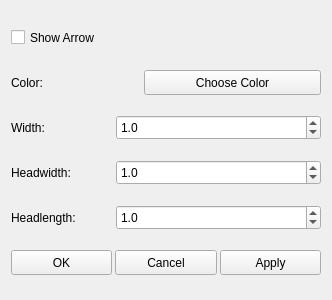
<?xml version="1.0" encoding="UTF-8"?>
<ui version="4.0">
 <class>Dialog</class>
 <widget class="QWidget" name="Dialog">
  <property name="geometry">
   <rect>
    <x>0</x>
    <y>0</y>
    <width>332</width>
    <height>300</height>
   </rect>
  </property>
  <property name="windowTitle">
   <string>Arrow Settings</string>
  </property>
  <layout class="QVBoxLayout" name="verticalLayout">
   <item>
    <widget class="QCheckBox" name="chk_show_arrow">
     <property name="sizePolicy">
      <sizepolicy hsizetype="Minimum" vsizetype="Fixed">
       <horstretch>0</horstretch>
       <verstretch>0</verstretch>
      </sizepolicy>
     </property>
     <property name="minimumSize">
      <size>
       <width>0</width>
       <height>25</height>
      </size>
     </property>
     <property name="maximumSize">
      <size>
       <width>16777215</width>
       <height>25</height>
      </size>
     </property>
     <property name="text">
      <string>Show Arrow</string>
     </property>
    </widget>
   </item>
   <item>
    <layout class="QHBoxLayout" name="horizontalLayout_5" stretch="1,2">
     <property name="spacing">
      <number>3</number>
     </property>
     <item>
      <widget class="QLabel" name="lbl_color">
       <property name="sizePolicy">
        <sizepolicy hsizetype="Preferred" vsizetype="Fixed">
         <horstretch>0</horstretch>
         <verstretch>0</verstretch>
        </sizepolicy>
       </property>
       <property name="minimumSize">
        <size>
         <width>0</width>
         <height>25</height>
        </size>
       </property>
       <property name="text">
        <string>Color:</string>
       </property>
      </widget>
     </item>
     <item>
      <layout class="QHBoxLayout" name="horizontalLayout_3">
       <item>
        <widget class="QLabel" name="lbl_color_preview">
         <property name="sizePolicy">
          <sizepolicy hsizetype="Preferred" vsizetype="Fixed">
           <horstretch>0</horstretch>
           <verstretch>0</verstretch>
          </sizepolicy>
         </property>
         <property name="minimumSize">
          <size>
           <width>25</width>
           <height>25</height>
          </size>
         </property>
         <property name="maximumSize">
          <size>
           <width>25</width>
           <height>25</height>
          </size>
         </property>
         <property name="text">
          <string/>
         </property>
        </widget>
       </item>
       <item>
        <widget class="QPushButton" name="btn_color">
         <property name="minimumSize">
          <size>
           <width>0</width>
           <height>25</height>
          </size>
         </property>
         <property name="text">
          <string>Choose Color</string>
         </property>
        </widget>
       </item>
      </layout>
     </item>
    </layout>
   </item>
   <item>
    <layout class="QHBoxLayout" name="horizontalLayout_13" stretch="1,2">
     <property name="spacing">
      <number>3</number>
     </property>
     <item>
      <widget class="QLabel" name="lbl_width">
       <property name="minimumSize">
        <size>
         <width>0</width>
         <height>25</height>
        </size>
       </property>
       <property name="text">
        <string>Width:</string>
       </property>
      </widget>
     </item>
     <item>
      <widget class="QDoubleSpinBox" name="dsb_width">
       <property name="minimumSize">
        <size>
         <width>0</width>
         <height>25</height>
        </size>
       </property>
       <property name="decimals">
        <number>1</number>
       </property>
       <property name="minimum">
        <double>0.000000000000000</double>
       </property>
       <property name="maximum">
        <double>100.000000000000000</double>
       </property>
       <property name="value">
        <double>1.000000000000000</double>
       </property>
      </widget>
     </item>
    </layout>
   </item>
   <item>
    <layout class="QHBoxLayout" name="horizontalLayout_14" stretch="1,2">
     <property name="spacing">
      <number>3</number>
     </property>
     <item>
      <widget class="QLabel" name="lbl_headwidth">
       <property name="minimumSize">
        <size>
         <width>0</width>
         <height>25</height>
        </size>
       </property>
       <property name="text">
        <string>Headwidth:</string>
       </property>
      </widget>
     </item>
     <item>
      <widget class="QDoubleSpinBox" name="dsb_headwidth">
       <property name="minimumSize">
        <size>
         <width>0</width>
         <height>25</height>
        </size>
       </property>
       <property name="decimals">
        <number>1</number>
       </property>
       <property name="minimum">
        <double>0.000000000000000</double>
       </property>
       <property name="maximum">
        <double>100.000000000000000</double>
       </property>
       <property name="value">
        <double>1.000000000000000</double>
       </property>
      </widget>
     </item>
    </layout>
   </item>
   <item>
    <layout class="QHBoxLayout" name="horizontalLayout_15" stretch="1,2">
     <property name="spacing">
      <number>3</number>
     </property>
     <item>
      <widget class="QLabel" name="lbl_headlength">
       <property name="minimumSize">
        <size>
         <width>0</width>
         <height>25</height>
        </size>
       </property>
       <property name="text">
        <string>Headlength:</string>
       </property>
      </widget>
     </item>
     <item>
      <widget class="QDoubleSpinBox" name="dsb_headlength">
       <property name="minimumSize">
        <size>
         <width>0</width>
         <height>25</height>
        </size>
       </property>
       <property name="decimals">
        <number>1</number>
       </property>
       <property name="minimum">
        <double>0.000000000000000</double>
       </property>
       <property name="maximum">
        <double>100.000000000000000</double>
       </property>
       <property name="value">
        <double>1.000000000000000</double>
       </property>
      </widget>
     </item>
    </layout>
   </item>
   <item>
    <layout class="QHBoxLayout" name="horizontalLayout_4" stretch="1,1,1">
     <property name="spacing">
      <number>3</number>
     </property>
     <item>
      <widget class="QPushButton" name="btn_ok">
       <property name="minimumSize">
        <size>
         <width>0</width>
         <height>25</height>
        </size>
       </property>
       <property name="text">
        <string>OK</string>
       </property>
      </widget>
     </item>
     <item>
      <widget class="QPushButton" name="btn_cancel">
       <property name="minimumSize">
        <size>
         <width>0</width>
         <height>25</height>
        </size>
       </property>
       <property name="text">
        <string>Cancel</string>
       </property>
      </widget>
     </item>
     <item>
      <widget class="QPushButton" name="btn_apply">
       <property name="minimumSize">
        <size>
         <width>0</width>
         <height>25</height>
        </size>
       </property>
       <property name="text">
        <string>Apply</string>
       </property>
      </widget>
     </item>
    </layout>
   </item>
  </layout>
 </widget>
 <resources/>
 <connections/>
</ui>
